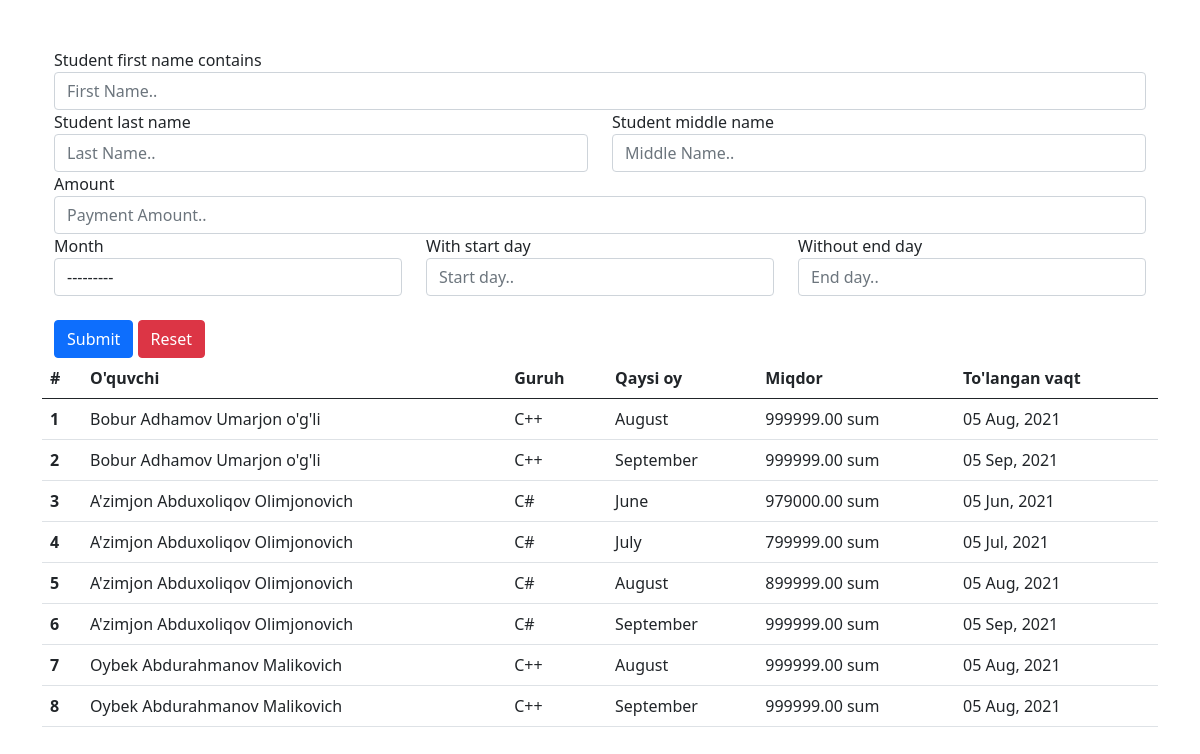
/payment/, run on the app's committed database.
### student/models.py (models this page shows, shortened)
class Payment(models.Model):
    MONTH = [
        ('January', 'January'), ('February', 'February'),
        ('March', 'March'), ('April', 'April'),
        ('May', 'May'), ('June', 'June'),
        ('July', 'July'), ('August', 'August'),
        ('September', 'September'), ('October', 'October'),
        ('November', 'November'), ('December', 'December'),
    ]
    student = models.ForeignKey(Student, on_delete=models.PROTECT)
    amount = models.DecimalField(max_digits=8, decimal_places=2)
    month = models.CharField(choices=MONTH, max_length=255)
    date_paid = models.DateField(auto_now_add=True, null=True, blank=True)

class Student(models.Model):
    first_name = models.CharField(max_length=255)
    last_name = models.CharField(max_length=255)
    middle_name = models.CharField(max_length=255)
    birthday = models.DateField(default=timezone.now)
    group = models.ForeignKey(Class, on_delete=models.PROTECT, related_name='students')
    date_added = models.DateTimeField(auto_now_add=True, null=True)

class Class(models.Model):
    name = models.CharField(max_length=255)
    description = models.TextField()
    date_created = models.DateTimeField(auto_now_add=True)
    def __str__(self):
        return self.name

### student/views.py (the view)
# urls.py: path('payment/', views.PaymentSearchResultsListView.as_view(), name='payment'),
class PaymentSearchResultsListView(FilterView):
    model = Payment
    template_name = 'student/payment.html'
    filterset_class = filters.PaymentFilter

### student/templates/student/payment.html (shortened to what this page needs)
{% extends 'main.html' %}
{% load crispy_forms_tags %}
{% block content %}
<form action="" method="get">
    <div class="container">
        <div class="row">
            <div class="col-md-offset-2">
                {{ filter.form.first_name|as_crispy_field }}
            </div>
            <div class="col-md">
                {{ filter.form.last_name|as_crispy_field }}
            </div>
            <div class="col">
                {{ filter.form.middle_name|as_crispy_field }}
            </div>
        </div>
        {{ filter.form.amount|as_crispy_field }}
        <div class="row">
            <div class="col">
                {{ filter.form.month|as_crispy_field }}
            </div>
            <div class="col">
                {{ filter.form.start_date|as_crispy_field }}
            </div>
            <div class="col">
                {{ filter.form.end_date|as_crispy_field }}
            </div>
        </div>
        <br>
        <input class="btn btn-primary btn-block" type="submit"/>
        <a class="btn btn-danger btn-block" href="{% url 'payment' %}">Reset</a>
    </div>
</form>
<table class="table">
    <thead>
    <tr>
        <th scope="col">#</th>
        <th scope="col">O'quvchi</th>
        <th scope="col">Guruh</th>
        <th scope="col">Qaysi oy</th>
        <th scope="col">Miqdor</th>
        <th scope="col">To'langan vaqt</th>
    </tr>
    </thead>
    <tbody>
    {% for object in object_list %}
    <tr>
        <th scope="row">{{ forloop.counter }}</th>
        <td>{{ object.student.first_name }} {{ object.student.last_name }} {{ object.student.middle_name }}</td>
        <td>{{ object.student.group }}</td>
        <td>{{ object.month }}</td>
        <td>{{ object.amount }} sum</td>
        <td>{{ object.date_paid|date:"d M, Y" }}</td>
    </tr>
    {% endfor %}
    </tbody>
</table>
{% endblock content %}

### student/templates/main.html (shortened to what this page needs)
<!DOCTYPE html>
<html lang="en">
<head>
    <link rel="stylesheet" href="https://cdn.jsdelivr.net/npm/bootstrap@5.1.0/dist/css/bootstrap.min.css">
</head>
<body>
<br>
<div class="container">
    <br>
    {% block content %}
    {% endblock content %}
</div>
</body>
</html>

### data on the page
Payment: student.first_name "Bobur", student.last_name "Adhamov", student.middle_name "Umarjon o'g'li", student.group "C++", month "August", amount "999999.00", date_paid "05 Aug, 2021"
Payment: student.first_name "Bobur", student.last_name "Adhamov", student.middle_name "Umarjon o'g'li", student.group "C++", month "September", amount "999999.00", date_paid "05 Sep, 2021"
Payment: student.first_name "A'zimjon", student.last_name "Abduxoliqov", student.middle_name "Olimjonovich", student.group "C#", month "June", amount "979000.00", date_paid "05 Jun, 2021"
Payment: student.first_name "A'zimjon", student.last_name "Abduxoliqov", student.middle_name "Olimjonovich", student.group "C#", month "July", amount "799999.00", date_paid "05 Jul, 2021"
Payment: student.first_name "A'zimjon", student.last_name "Abduxoliqov", student.middle_name "Olimjonovich", student.group "C#", month "August", amount "899999.00", date_paid "05 Aug, 2021"
Payment: student.first_name "A'zimjon", student.last_name "Abduxoliqov", student.middle_name "Olimjonovich", student.group "C#", month "September", amount "999999.00", date_paid "05 Sep, 2021"
Payment: student.first_name "Oybek", student.last_name "Abdurahmanov", student.middle_name "Malikovich", student.group "C++", month "August", amount "999999.00", date_paid "05 Aug, 2021"
Payment: student.first_name "Oybek", student.last_name "Abdurahmanov", student.middle_name "Malikovich", student.group "C++", month "September", amount "999999.00", date_paid "05 Aug, 2021"
